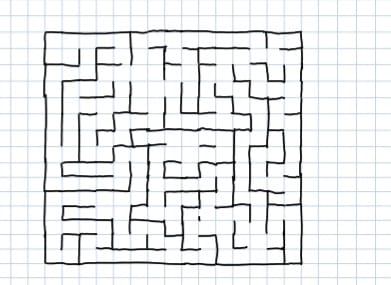
#> input picture Robot Perception (ROB-GY 6203)/maze_solver/img/maze_1.jpeg, 391 x 285 px
$ jupyter execute maze_solver_da.ipynb   (shell and % lines are left out)
#> lines starting #> are read from the running program, lines starting #| are printed output that depends on the picture; after the words box and inside, x2 and y2 are one past the last pixel; in counts of white or black regions, pixels touching at a corner belong together
[cell 1]
import cv2
import matplotlib.pyplot as plt
import numpy as np
import heapq
from pathlib import Path
from time import strftime

[cell 2]
# We define this class for the graph
class Vertex:
    def __init__(self, x_coord, y_coord):
        self.x = x_coord  # x_cord of vertex
        self.y = y_coord  # y_cord of vertex
        self.d = float('inf')  # distance from source
        self.parent_x = None
        self.parent_y = None
        self.processed = False
        self.index_in_queue = None

[cell 3]
# Return neighbor directly above, below, right, and left
def get_neighbors(mat, r, c):
    shape = mat.shape
    neighbors = []
    # if within the image and not processed append into neighbours array
    if r > 0 and not mat[r-1][c].processed:
        neighbors.append(mat[r-1][c])
    if r < shape[0] - 1 and not mat[r+1][c].processed:
        neighbors.append(mat[r+1][c])
    if c > 0 and not mat[r][c-1].processed:
        neighbors.append(mat[r][c-1])
    if c < shape[1] - 1 and not mat[r][c+1].processed:
        neighbors.append(mat[r][c+1])
    return neighbors

[cell 4]
# We use priority queue to store the unprocessed nodes of the graph we define the reheap up and reheap down functions
def reheap_up(queue, index):
    if index <= 0:
        return queue
    p_index = (index-1)//2
    if queue[index].d < queue[p_index].d:
        queue[index], queue[p_index] = queue[p_index], queue[index]
        queue[index].index_in_queue = index
        queue[p_index].index_in_queue = p_index
        quque = reheap_up(queue, p_index)
    return queue


def reheap_down(queue, index):
    length = len(queue)
    lc_index = 2*index+1
    rc_index = lc_index+1
    if lc_index >= length:
        return queue
    if lc_index < length and rc_index >= length:  # just left child
        if queue[index].d > queue[lc_index].d:
            queue[index], queue[lc_index] = queue[lc_index], queue[index]
            queue[index].index_in_queue = index
            queue[lc_index].index_in_queue = lc_index
            queue = reheap_down(queue, lc_index)
    else:
        small = lc_index
        if queue[lc_index].d > queue[rc_index].d:
            small = rc_index
        if queue[small].d < queue[index].d:
            queue[index], queue[small] = queue[small], queue[index]
            queue[index].index_in_queue = index
            queue[small].index_in_queue = small
            queue = reheap_down(queue, small)
    return queue

# Calculating eucledian distance btw two nodes .1 is added to ensure that distance is non zero value


def get_distance(img, u, v):
    return 0.1 + (float(img[v][0])-float(img[u][0]))**2+(float(img[v][1])-float(img[u][1]))**2+(float(img[v][2])-float(img[u][2]))**2

# Function used to visualize the path


def drawPath(img, path, thickness=1):
    '''path contains all the cordinates of vertexes'''
    x0, y0 = path[0]
    for vertex in path[1:]:
        x1, y1 = vertex
        cv2.line(img, (x0, y0), (x1, y1), (255, 0, 0), thickness)
        x0, y0 = vertex

[cell 5]
def find_shortest_path(img, src, dst):
    pq = []  # min-heap priority queue
    source_x = src[0]
    source_y = src[1]
    dest_x = dst[0]
    dest_y = dst[1]
    imagerows, imagecols = img.shape[0], img.shape[1]
    # Creates an empty 2d numpy array
    matrix = np.full((imagerows, imagecols), None)
    for r in range(imagerows):
        for c in range(imagecols):
            matrix[r][c] = Vertex(c, r)  # Constructor call
            matrix[r][c].index_in_queue = len(pq)
            pq.append(matrix[r][c])
    matrix[source_y][source_x].d = 0
    pq = reheap_up(pq, matrix[source_y][source_x].index_in_queue)

    while len(pq) > 0:
        u = pq[0]
        u.processed = True
        # Pop gives last element, so we exchange the first element with the last element
        pq[0] = pq[-1]
        pq[0].index_in_queue = 0
        pq.pop()
        pq = reheap_down(pq, 0)
        # Dijkistra algorithm
        neighbors = get_neighbors(matrix, u.y, u.x)
        for v in neighbors:
            dist = get_distance(img, (u.y, u.x), (v.y, v.x))
            if u.d + dist < v.d:
                v.d = u.d+dist
                v.parent_x = u.x
                v.parent_y = u.y
                idx = v.index_in_queue
                pq = reheap_down(pq, idx)
                pq = reheap_up(pq, idx)

    path = []
    d1 = matrix[dest_y][dest_x]
    path.append((dest_x, dest_y))
    while (d1.y != source_y or d1.x != source_x):
        path.append((d1.x, d1.y))
        d1 = matrix[d1.parent_y][d1.parent_x]

    path.append((source_x, source_y))
    return path

[cell 6]
# Load and convert the image to grayscale
image_path = Path('img/maze_1.jpeg').absolute().__str__()
image = cv2.imread(image_path, cv2.IMREAD_GRAYSCALE)
#> image: shape (285, 391); min 0, max 255, mean 235.1

# Step 1: Thresholding to get a binary image
# Invert colors for skeletonization
_, binary_image = cv2.threshold(image, 127, 255, cv2.THRESH_BINARY_INV)
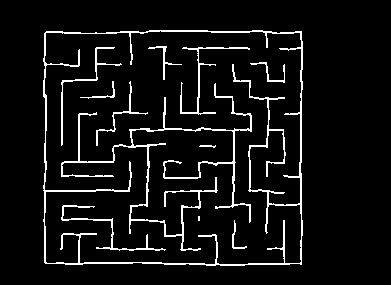
#> binary_image: shape (285, 391); 6.5% white in thin lines or dots, all inside (x1, y1, x2, y2) = (43, 30, 303, 266)

# plt.imshow(binary_image)
# plt.show()

dilatation_size = 2
element = cv2.getStructuringElement(cv2.MORPH_RECT, (2 * dilatation_size + 1, 2 * dilatation_size + 1),
                                    (dilatation_size, dilatation_size))
dilated_edges = cv2.dilate(binary_image, element)
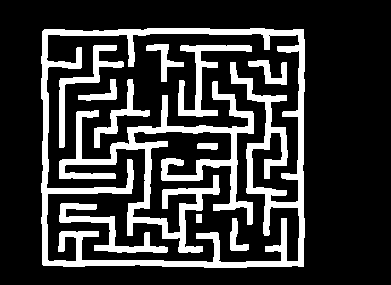
#> dilated_edges: shape (285, 391); 21.5% white; 12 white regions

# plt.imshow(dilated_edges)
# plt.show()

# Find contours and get bounding box of the largest contour (the maze boundary)
contours, _ = cv2.findContours(
    dilated_edges, cv2.RETR_EXTERNAL, cv2.CHAIN_APPROX_SIMPLE)
#> contours = 1 contour; box (x1, y1, x2, y2) and area: (41, 28, 305, 268) 61836
largest_contour = max(contours, key=cv2.contourArea)
#> largest_contour = contour of 90 points, box (x1, y1, x2, y2) (41, 28, 305, 268), area 61836
x, y, w, h = cv2.boundingRect(largest_contour)
#> x = 41; y = 28; w = 264; h = 240
diff = 2
# Crop the image to the bounding box of the mazezx
cropped_image = dilated_edges[y+diff:y+h-diff, x+diff:x+w-diff]
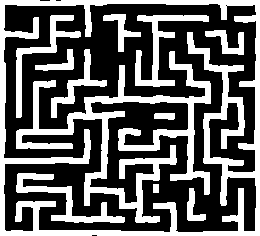
#> cropped_image: shape (236, 260); 37.4% white; 12 white regions, largest, box (x1, y1, x2, y2) and area: (0, 0, 260, 236) 10004, (16, 51, 211, 223) 6830, (135, 15, 209, 87) 1311
# cropped_image = dilated_edges[y:y+h, x:x+w]
# plt.imshow(cropped_image)
# plt.show()

inv_cropped_img = cv2.bitwise_not(cropped_image)
plt.imshow(inv_cropped_img)
plt.show()
plt.imsave(f'img/maze_proc_{strftime("%Y%m%d_%H%M%S")}.png', inv_cropped_img)
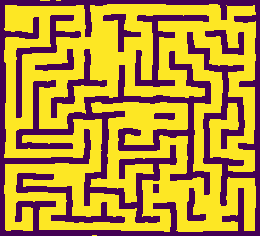
#> saved as maze_proc_20261120_203425.png: shape (236, 260, 3); mean R, G, B 183.9, 145.1, 53.9

[cell 7]
# img = cv2.imread('img/maze_proc_20241029_075525.png')
img = cv2.cvtColor(inv_cropped_img, cv2.COLOR_GRAY2BGR)
# Let's visualize the image by drawing circles at entry and exit point
cv2.circle(img, (250, 217), 2, (255, 0, 0), -1)
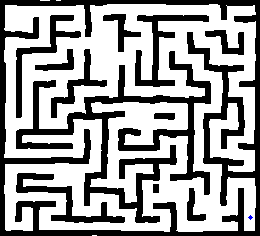
#> img: shape (236, 260, 3); mean B, G, R 159.8, 159.7, 159.7
cv2.circle(img, (17, 17), 2, (0, 0, 255), -1)
#> img: shape (236, 260, 3); 0.02% of pixels changed, all inside (x1, y1, x2, y2) = (15, 15, 20, 20)
plt.figure(figsize=(7, 7))
plt.imshow(img)
plt.show()

[cell 8]
# img = cv2.imread('maze.png')
# cv2.circle(img, (516, 377), 2, (255, 0, 0), -1)
# cv2.circle(img, (145, 83), 2, (0, 0, 255), -1)
p = find_shortest_path(img, (250, 216), (17, 18))
drawPath(img, p)
#> the loop in drawPath, `for vertex in path[1:]:` made 584 passes
#> vertex on passes 1 to 3: (17, 18), (18, 18), (19, 18)
#> after the loop in drawPath, `for vertex in path[1:]:`:
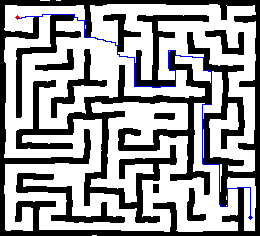
#> img: shape (236, 260, 3); mean B, G, R 159.7, 157.2, 157.3
